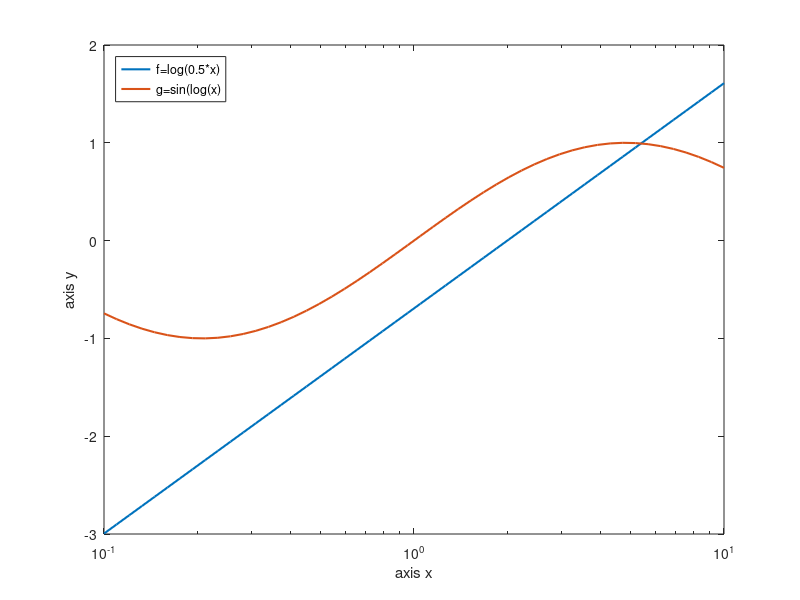

Write the MATLAB code that produced this figure.
clc;clear;
%инициализация вектора x линейным массивом из 100 элементо равномерно
%расскиданных в отрезке -1 1
x=logspace(-1, 1);
f = log(0.5 * x);
g = sin(log(x));
%логарифмический масштаб
semilogx(x, f, 'LineWidth', 1.5);
hold on
semilogx(x, g, 'LineWidth', 1.5);

legend('f=log(0.5*x)', 'g=sin(log(x)','Location','northwest');

xlabel('axis x');
ylabel('axis y');
